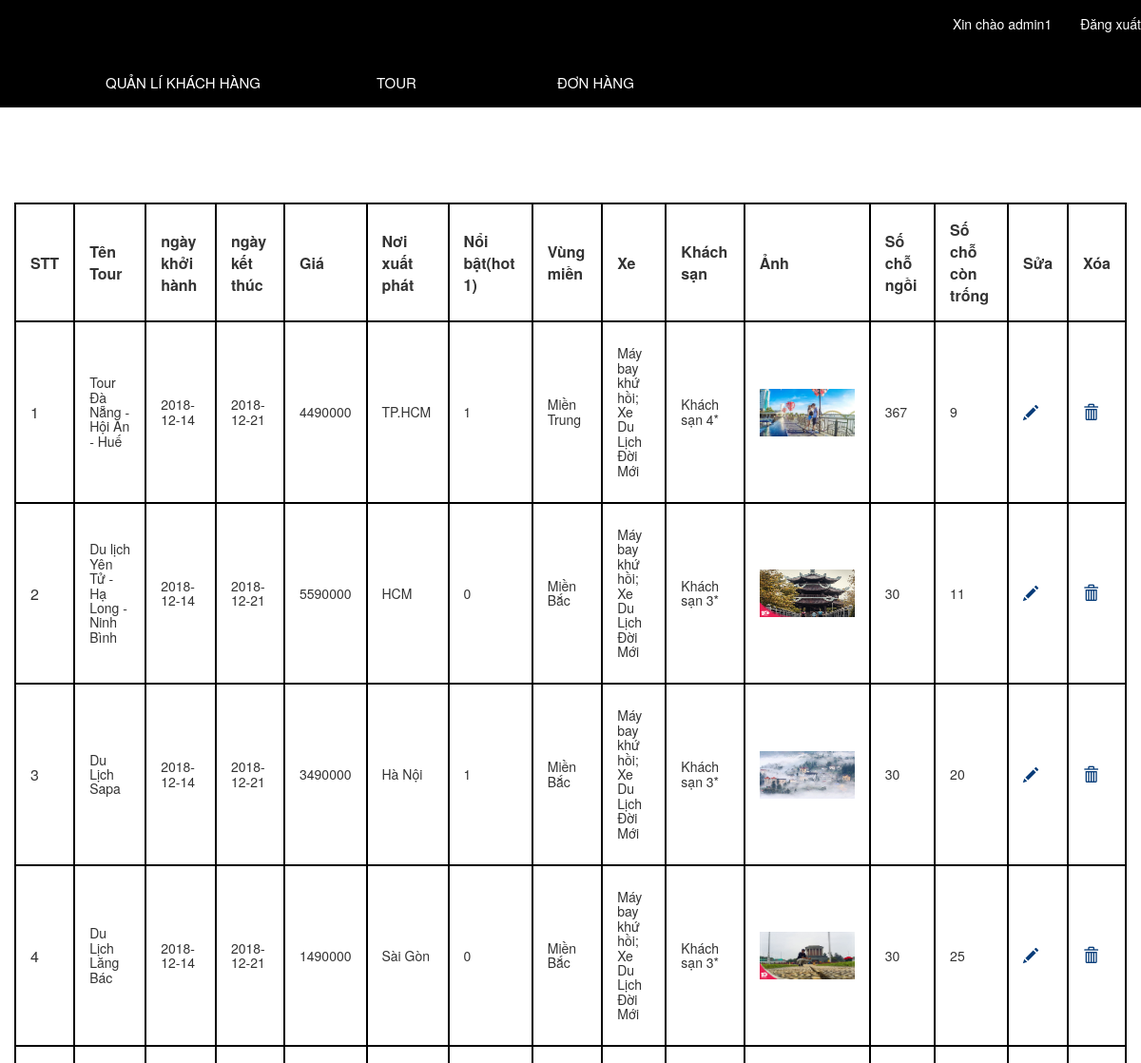
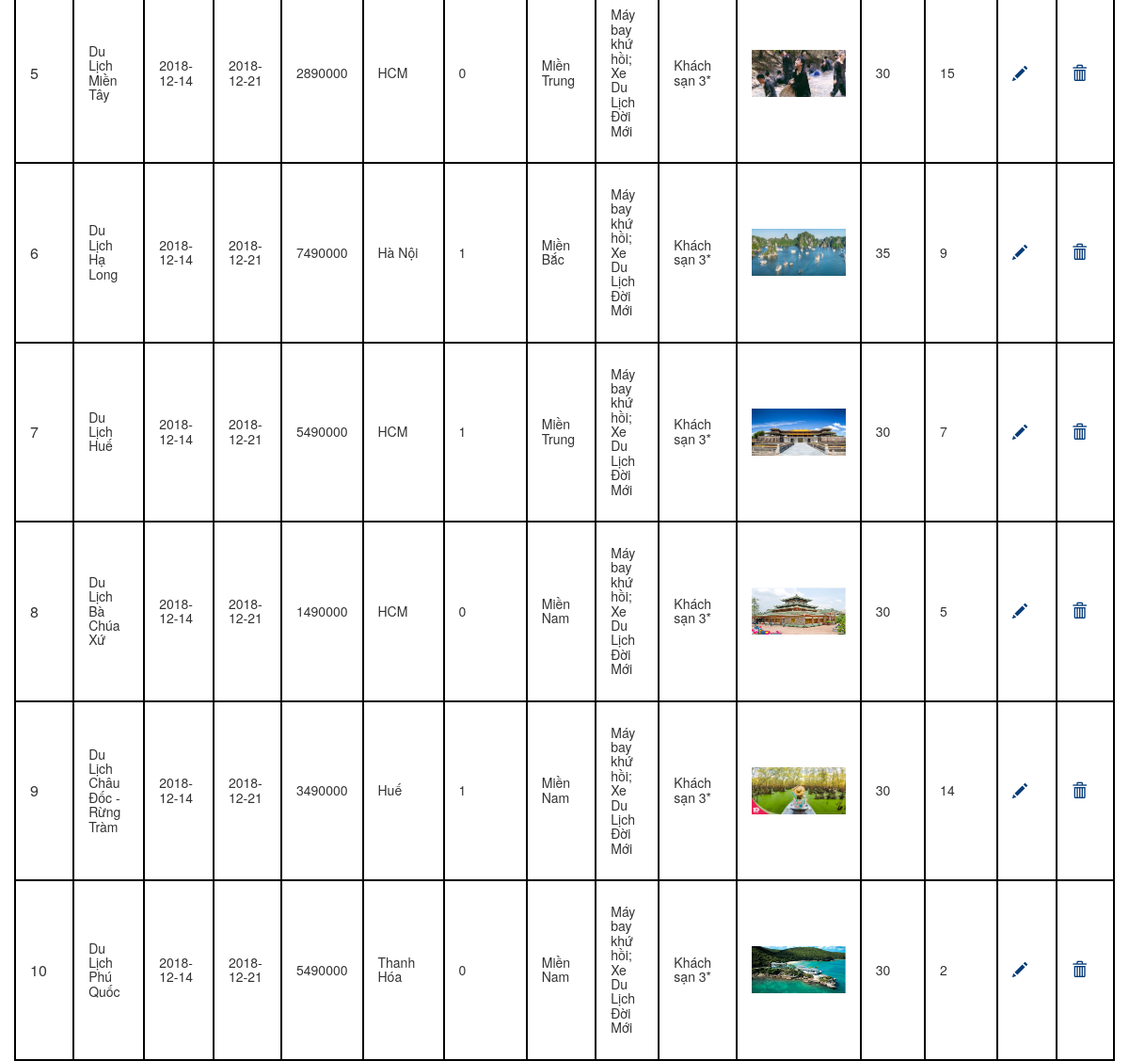
Page /Sources/dulich/admin/index.php?view=tour (signed in) on the committed database (2 pictures, top to bottom).
### tables this page shows
CREATE TABLE `tour` (
  `idTour` int(11) NOT NULL,
  `nameTour` varchar(500) NOT NULL,
  `ngaykhoihanh` date NOT NULL,
  `ngayketthuc` date NOT NULL,
  `gia` varchar(500) NOT NULL,
  `diemxuatphat` varchar(500) NOT NULL,
  `noibat` varchar(500) NOT NULL,
  `vungmien` varchar(500) NOT NULL,
  `vanchuyen` varchar(500) NOT NULL,
  `khachsan` varchar(500) NOT NULL,
  `images` varchar(500) NOT NULL,
  `sochongoi` varchar(500) NOT NULL,
  `lichtrinh` varchar(5000) NOT NULL,
  `ghichu` varchar(5000) NOT NULL,
  `socho` varchar(500) NOT NULL,
  `idvung` varchar(500) NOT NULL
);

### Sources/dulich/admin/index.php (called while the page is built, shortened)
<?php
  include "view/ql.php";
?>

### Sources/dulich/admin/view/tour.php (the view, shortened to what this page needs)
<link rel="stylesheet" type="text/css" href="../admin/css/ql.css">
<div class="content">
<table style="width:100%">
<tr>
    <th>STT</th>
    <th>Tên Tour</th>
    <th>ngày khởi hành</th>
    <th>ngày kết thúc</th>
    <th>Giá</th>
    <th>Nơi xuất phát</th>
    <th>Nổi bật(hot 1)</th>
    <th>Vùng miền</th>
    <th>Xe</th>
    <th>Khách sạn</th>
    <th>Ảnh</th>
    <th>Số chỗ ngồi</th>
    <th>Số chỗ còn trống</th>
    <th>Sửa</th>
    <th>Xóa</th>
</tr>
<tr>
<?php
    $conn=mysqli_connect('localhost','root','','btlon');
    mysqli_set_charset($conn,"utf8");
    $sql = "SELECT * from tour order by idTour";
    $result=mysqli_query($conn,$sql);
    $stt=0;
    while($row=mysqli_fetch_assoc($result)){
        $stt++;
        echo "<tr>";
        echo "<td>$stt</td>";
    ?>
    <td>
        <?php
        echo'<h5>'.$row['nameTour'].'</h5>';
        ?>
    </td>
    <td>
        <?php
        echo'<h5>'.$row['ngaykhoihanh'].'</h5>';
        ?>
    </td>
    <td>
        <?php
        echo'<h5>'.$row['ngayketthuc'].'</h5>';
        ?>
    </td>
    <td>
        <?php
        echo'<h5>'.$row['gia'].'</h5>';
        ?>
    </td>
    <td>
        <?php
        echo'<h5>'.$row['diemxuatphat'].'</h5>';
        ?>
    </td>
    <td>
        <?php
        echo'<h5>'.$row['noibat'].'</h5>';
        ?>
    </td>
    <td>
        <?php
        echo'<h5>'.$row['vungmien'].'</h5>';
        ?>
    </td>
    <td>
        <?php
        echo'<h5>'.$row['vanchuyen'].'</h5>';
        ?>
    </td>
    <td>
        <?php
        echo'<h5>'.$row['khachsan'].'</h5>';
        ?>
    </td>
    <td><img src="./../public/images/<?php echo $row['images'];?>" style="width: 100px;height: 50px;">
    </td>
    <td>
        <?php
        echo'<h5>'.$row['sochongoi'].'</h5>';
        ?>
    </td>
    <td>
        <?php
        echo'<h5>'.$row['socho'].'</h5>';
        ?>
    </td>
    <?php
    echo"
    <td>
        <a href='./../admin/view/update_tour.php?idTour=".$row['idTour']."'><span class = 'glyphicon glyphicon-pencil'></ span></a>
    </td>";
    echo"
    <td>
        <a href='./../admin/view/dele_tour.php?idTour=".$row['idTour']."'><span class = 'glyphicon glyphicon-trash'></ span></a>
    </td>";
    }
    ?>
</tr>
</table>
</div>

### Sources/dulich/admin/view/ql.php (shortened to what this page needs)
<!DOCTYPE html>
<html lang="en">
<head>
  <link rel="stylesheet" href="https://cdnjs.cloudflare.com/ajax/libs/font-awesome/4.7.0/css/font-awesome.min.css">
  <link rel="stylesheet" href="https://maxcdn.bootstrapcdn.com/bootstrap/3.3.7/css/bootstrap.min.css">
</head>
<body>
<div class="container-fluid">
<div class="header">
    <div class="row">
        <ul class="nav navbar-nav navbar-right">
            <li class=""><a>Xin chào <?php echo $_SESSION["username"]; ?></a></li>
            <li><a href="index.php?act=logout">Đăng xuất</a></li>
        </ul>
     <br>
     <br>
    <div class="container">
        <div class="col-sm-3 ">
        <button class="TOUR" ><a href="index.php?view=users">QUẢN LÍ KHÁCH HÀNG</a></button>
        </div>
        <div class="col-sm-2 dropdown">
        <button class="TOUR" href="#">TOUR</button>
        </div>
        <div class="col-sm-2 dropdown">
        <button class="TOUR" href="#">ĐƠN HÀNG</button>
        </div>
    </div>
</div>
</div>
</div>
<?php
include $view;?>
</body>
</html>

### Sources/dulich/admin/css/ql.css (style rules this page uses)
.row { background-color: black ; color:white; }
a { color:white !important; }
.col-sm-3 { margin-top: 20px; margin-left: 50px; margin-right: 0px; }
.col-sm-2 { margin-top: 20px; }
.TOUR { background-color:black; color: white ; padding: 16px; font-size: 15px; border: none; }
.dropdown { position: relative; display: inline-block; }
.content { background-color: white; color: black; margin-right:30px; }
table, th, td { margin-top:100px; margin-left:15px; border: 2px solid black; border-collapse: collapse; }
th, td { padding: 15px; }
.glyphicon-pencil { color:rgb(6, 60, 121); }
.glyphicon-trash { color:rgb(6, 60, 121); }

### rows in the picture
tour: nameTour "Tour Đà Nẵng - Hội An - Huế", ngaykhoihanh "2018-12-14", ngayketthuc "2018-12-21", gia "4490000", diemxuatphat "TP.HCM", noibat "1", vungmien "Miền Trung", vanchuyen "Máy bay khứ hồi; Xe Du Lịch Đời Mới", khachsan "Khách sạn 4*", images (picture), sochongoi "367", socho "9"
tour: nameTour "Du lịch Yên Tử - Hạ Long - Ninh Bình", ngaykhoihanh "2018-12-14", ngayketthuc "2018-12-21", gia "5590000", diemxuatphat "HCM", noibat "0", vungmien "Miền Bắc", vanchuyen "Máy bay khứ hồi; Xe Du Lịch Đời Mới", khachsan "Khách sạn 3*", images (picture), sochongoi "30", socho "11"
tour: nameTour "Du Lịch Sapa", ngaykhoihanh "2018-12-14", ngayketthuc "2018-12-21", gia "3490000", diemxuatphat "Hà Nội", noibat "1", vungmien "Miền Bắc", vanchuyen "Máy bay khứ hồi; Xe Du Lịch Đời Mới", khachsan "Khách sạn 3*", images (picture), sochongoi "30", socho "20"
tour: nameTour "Du Lịch Lăng Bác", ngaykhoihanh "2018-12-14", ngayketthuc "2018-12-21", gia "1490000", diemxuatphat "Sài Gòn", noibat "0", vungmien "Miền Bắc", vanchuyen "Máy bay khứ hồi; Xe Du Lịch Đời Mới", khachsan "Khách sạn 3*", images (picture), sochongoi "30", socho "25"
tour: nameTour "Du Lịch Miền Tây", ngaykhoihanh "2018-12-14", ngayketthuc "2018-12-21", gia "2890000", diemxuatphat "HCM", noibat "0", vungmien "Miền Trung", vanchuyen "Máy bay khứ hồi; Xe Du Lịch Đời Mới", khachsan "Khách sạn 3*", images (picture), sochongoi "30", socho "15"
tour: nameTour "Du Lịch Hạ Long", ngaykhoihanh "2018-12-14", ngayketthuc "2018-12-21", gia "7490000", diemxuatphat "Hà Nội", noibat "1", vungmien "Miền Bắc", vanchuyen "Máy bay khứ hồi; Xe Du Lịch Đời Mới", khachsan "Khách sạn 3*", images (picture), sochongoi "35", socho "9"
tour: nameTour "Du Lịch Huế", ngaykhoihanh "2018-12-14", ngayketthuc "2018-12-21", gia "5490000", diemxuatphat "HCM", noibat "1", vungmien "Miền Trung", vanchuyen "Máy bay khứ hồi; Xe Du Lịch Đời Mới", khachsan "Khách sạn 3*", images (picture), sochongoi "30", socho "7"
tour: nameTour "Du Lịch Bà Chúa Xứ", ngaykhoihanh "2018-12-14", ngayketthuc "2018-12-21", gia "1490000", diemxuatphat "HCM", noibat "0", vungmien "Miền Nam", vanchuyen "Máy bay khứ hồi; Xe Du Lịch Đời Mới", khachsan "Khách sạn 3*", images (picture), sochongoi "30", socho "5"
tour: nameTour "Du Lịch Châu Đốc - Rừng Tràm", ngaykhoihanh "2018-12-14", ngayketthuc "2018-12-21", gia "3490000", diemxuatphat "Huế", noibat "1", vungmien "Miền Nam", vanchuyen "Máy bay khứ hồi; Xe Du Lịch Đời Mới", khachsan "Khách sạn 3*", images (picture), sochongoi "30", socho "14"
tour: nameTour "Du Lịch Phú Quốc", ngaykhoihanh "2018-12-14", ngayketthuc "2018-12-21", gia "5490000", diemxuatphat "Thanh Hóa", noibat "0", vungmien "Miền Nam", vanchuyen "Máy bay khứ hồi; Xe Du Lịch Đời Mới", khachsan "Khách sạn 3*", images (picture), sochongoi "30", socho "2"

### other values in the picture
$_SESSION["username"] "admin1"
